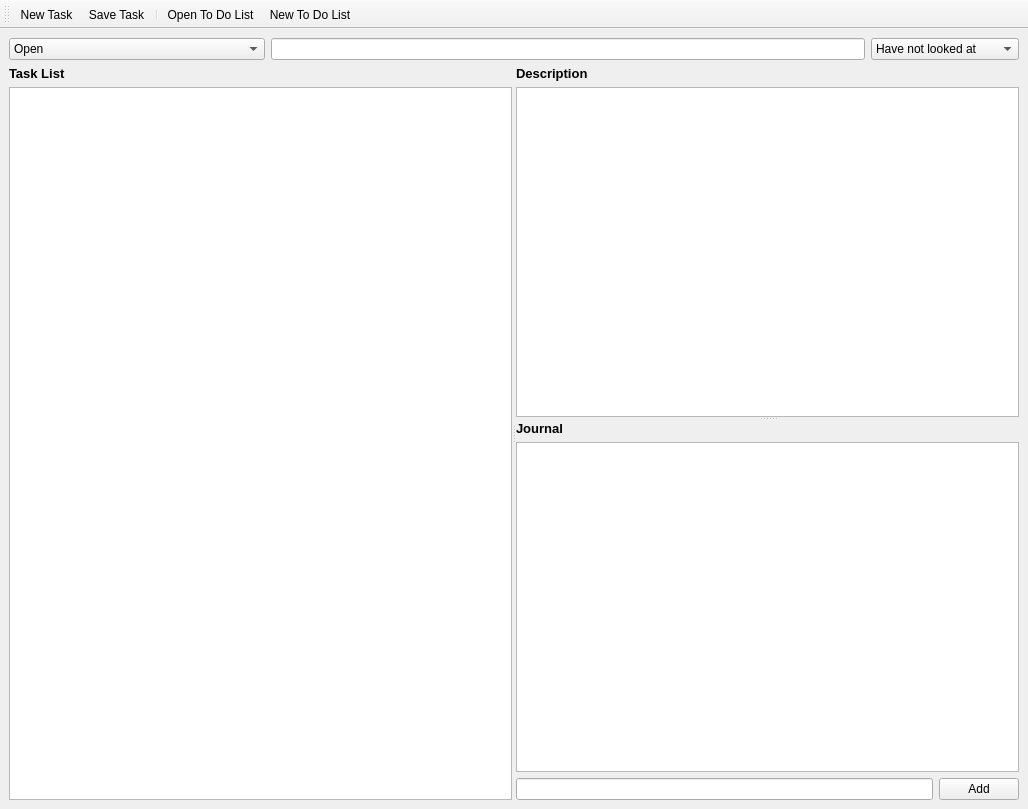
<?xml version="1.0" encoding="UTF-8"?>
<ui version="4.0">
 <class>MainWindow</class>
 <widget class="QMainWindow" name="MainWindow">
  <property name="geometry">
   <rect>
    <x>0</x>
    <y>0</y>
    <width>1028</width>
    <height>809</height>
   </rect>
  </property>
  <property name="windowTitle">
   <string>To Do List</string>
  </property>
  <widget class="QWidget" name="centralwidget">
   <layout class="QVBoxLayout" name="verticalLayout_2" stretch="0,1">
    <item>
     <layout class="QHBoxLayout" name="topHLayout" stretch="1,4,1">
      <property name="spacing">
       <number>6</number>
      </property>
      <property name="sizeConstraint">
       <enum>QLayout::SetDefaultConstraint</enum>
      </property>
      <item>
       <widget class="QComboBox" name="jobSortCoBox">
        <property name="minimumSize">
         <size>
          <width>256</width>
          <height>0</height>
         </size>
        </property>
        <item>
         <property name="text">
          <string>Open</string>
         </property>
        </item>
        <item>
         <property name="text">
          <string>Completed</string>
         </property>
        </item>
        <item>
         <property name="text">
          <string>Everything</string>
         </property>
        </item>
       </widget>
      </item>
      <item>
       <widget class="QLineEdit" name="jobNameEdit">
        <property name="text">
         <string/>
        </property>
       </widget>
      </item>
      <item>
       <widget class="QComboBox" name="jobStatCoBox">
        <property name="minimumSize">
         <size>
          <width>100</width>
          <height>0</height>
         </size>
        </property>
        <item>
         <property name="text">
          <string>Have not looked at</string>
         </property>
        </item>
        <item>
         <property name="text">
          <string>Pending</string>
         </property>
        </item>
        <item>
         <property name="text">
          <string>In Progress</string>
         </property>
        </item>
        <item>
         <property name="text">
          <string>Complete</string>
         </property>
        </item>
       </widget>
      </item>
     </layout>
    </item>
    <item>
     <widget class="QSplitter" name="splitter_2">
      <property name="orientation">
       <enum>Qt::Horizontal</enum>
      </property>
      <widget class="QWidget" name="">
       <layout class="QVBoxLayout" name="taskLayout">
        <item>
         <widget class="QLabel" name="taskListLabel">
          <property name="font">
           <font>
            <pointsize>10</pointsize>
            <weight>75</weight>
            <bold>true</bold>
           </font>
          </property>
          <property name="text">
           <string>Task List</string>
          </property>
         </widget>
        </item>
        <item>
         <widget class="QListWidget" name="jobListWidget"/>
        </item>
       </layout>
      </widget>
      <widget class="QWidget" name="verticalLayoutWidget_3">
       <layout class="QVBoxLayout" name="rightLayout">
        <item>
         <widget class="QSplitter" name="splitter">
          <property name="orientation">
           <enum>Qt::Vertical</enum>
          </property>
          <widget class="QWidget" name="verticalLayoutWidget">
           <layout class="QVBoxLayout" name="DescriptionLayout">
            <item>
             <widget class="QLabel" name="descriptionLabel">
              <property name="font">
               <font>
                <pointsize>10</pointsize>
                <weight>75</weight>
                <bold>true</bold>
               </font>
              </property>
              <property name="text">
               <string>Description</string>
              </property>
             </widget>
            </item>
            <item>
             <widget class="QTextEdit" name="jobTextEdit"/>
            </item>
           </layout>
          </widget>
          <widget class="QWidget" name="verticalLayoutWidget_2">
           <layout class="QVBoxLayout" name="journalLayout">
            <item>
             <widget class="QLabel" name="JournalLabel">
              <property name="font">
               <font>
                <pointsize>10</pointsize>
                <weight>75</weight>
                <bold>true</bold>
               </font>
              </property>
              <property name="text">
               <string>Journal</string>
              </property>
             </widget>
            </item>
            <item>
             <widget class="QListWidget" name="journalListWidget"/>
            </item>
           </layout>
          </widget>
         </widget>
        </item>
        <item>
         <layout class="QHBoxLayout" name="horizontalLayout">
          <item>
           <widget class="QLineEdit" name="journalLineEdit"/>
          </item>
          <item>
           <widget class="QPushButton" name="addJournalBtn">
            <property name="text">
             <string>Add</string>
            </property>
           </widget>
          </item>
         </layout>
        </item>
       </layout>
      </widget>
     </widget>
    </item>
   </layout>
  </widget>
  <widget class="QToolBar" name="toolBar">
   <property name="windowTitle">
    <string>toolBar</string>
   </property>
   <attribute name="toolBarArea">
    <enum>TopToolBarArea</enum>
   </attribute>
   <attribute name="toolBarBreak">
    <bool>false</bool>
   </attribute>
   <addaction name="actionNewTask"/>
   <addaction name="actionSaveTask"/>
   <addaction name="separator"/>
   <addaction name="actionOpenToDoList"/>
   <addaction name="actionNewToDoList"/>
  </widget>
  <action name="actionNewTask">
   <property name="text">
    <string>New Task</string>
   </property>
   <property name="toolTip">
    <string>add a new task to the to do list</string>
   </property>
   <property name="shortcut">
    <string>Ctrl+N</string>
   </property>
  </action>
  <action name="actionSaveTask">
   <property name="text">
    <string>Save Task</string>
   </property>
   <property name="toolTip">
    <string>Save the current task</string>
   </property>
   <property name="shortcut">
    <string>Ctrl+S</string>
   </property>
  </action>
  <action name="actionOpenToDoList">
   <property name="text">
    <string>Open To Do List</string>
   </property>
   <property name="toolTip">
    <string>Open another to do list</string>
   </property>
   <property name="shortcut">
    <string>Ctrl+O</string>
   </property>
  </action>
  <action name="actionNewToDoList">
   <property name="text">
    <string>New To Do List</string>
   </property>
   <property name="toolTip">
    <string>Make a new to do list</string>
   </property>
  </action>
 </widget>
 <tabstops>
  <tabstop>jobNameEdit</tabstop>
  <tabstop>jobStatCoBox</tabstop>
 </tabstops>
 <resources/>
 <connections/>
</ui>
